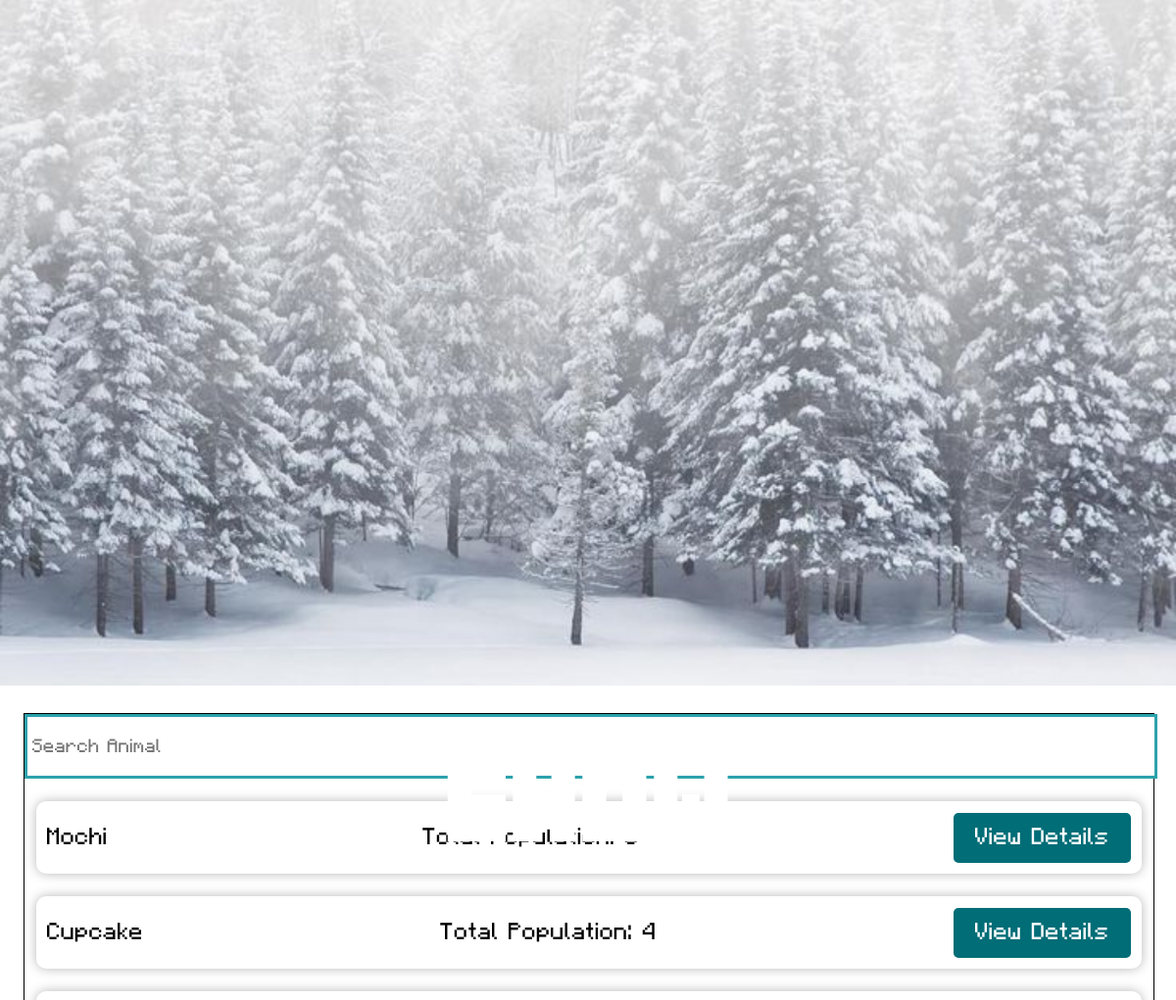
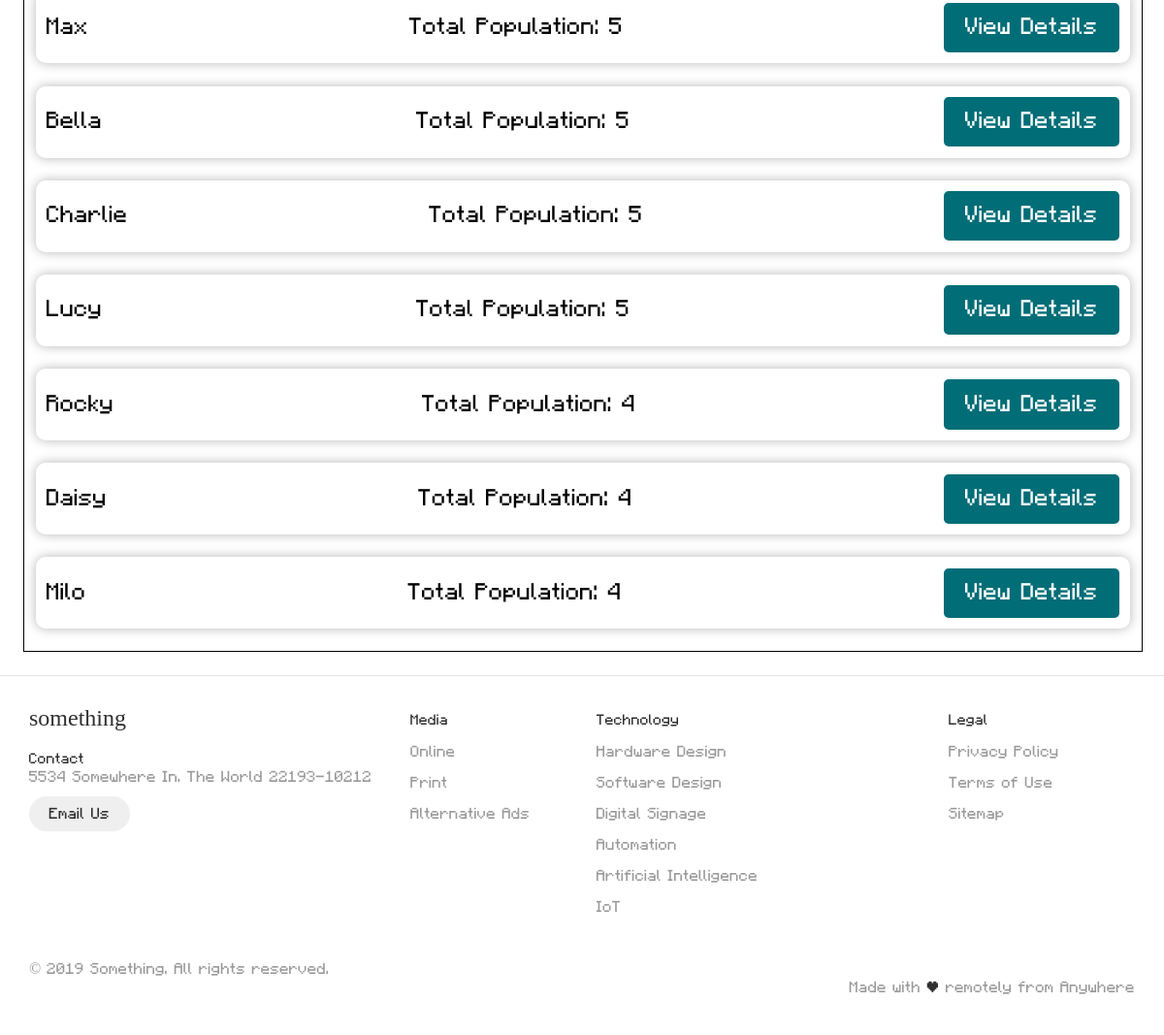
Screenshot of /habitat/Snow/ with the database file from the repository (2 pictures, top to bottom).
### coreApp/models.py (models this page shows)
class Habitat(models.Model):
    habitat_type = models.CharField(max_length=50, unique=True)
    habitat_description = models.TextField(null=True, blank=True)
    habitat_image = models.ImageField(upload_to='img/habitat_img/', blank=True, null=True)
    def __str__(self):
        return self.habitat_type

class IndividualAnimal(models.Model):
    animal_type = models.ForeignKey(Animal, on_delete=models.CASCADE)
    habitat = models.ForeignKey(Habitat, on_delete=models.CASCADE, related_name='animals', blank=True, null=True)
    nickname = models.CharField(max_length=100)
    age = models.IntegerField()
    sex = models.CharField(max_length=10)
    health = models.CharField(max_length=50)
    def __str__(self):
        return f"{self.nickname} ({self.animal_type.animal_type})"

class Animal(models.Model):
    animal_type = models.CharField(max_length=100, unique=True)
    population = models.IntegerField()
    habitat = models.ForeignKey(Habitat, on_delete=models.CASCADE, null=True)
    def __str__(self):
        return self.animal_type

### coreApp/views.py (the view)
# urls.py: path('habitat/<str:habitat_type>/', views.habitat_section, name='habitat_detail'),
def habitat_section(request, habitat_type):
    selected_habitat = get_object_or_404(Habitat, habitat_type=habitat_type)
    related_animals = selected_habitat.animals.all()
    unique_animal_types = set(animal.animal_type for animal in related_animals)
    context = {
        'selected_habitat': selected_habitat,
        'related_animals': related_animals,
        'unique_animal_types': unique_animal_types,
    }
    print(context)
    for animals in related_animals:
        print(animals.id)
    return render(request, 'core/habitat_details.html', context)

### public/templates/core/habitat_details.html (shortened to what this page needs)
{% load static %}
<!DOCTYPE html>
<html lang="en">
<head>
    <link rel="stylesheet" href="{% static 'css/core/habitat_details.css' %}">
</head>
<body>
    <div class="main-continaer">
        <div class="top-section">
            <img src="{% static selected_habitat.habitat_image.url %}" width="100%" height="700vh" alt="">
            <div class="head1">{{ selected_habitat.habitat_type }}</div>
        </div>
        <div class="animals">
            <div class="sub-container">
                <div class="search">
                    <input type="text" class="searchTerm" placeholder="Search Animal" oninput="searchApplicants()">
                </div>
              {% for animal in related_animals %}
                  <div class="animalTable">
                      <div class="name">{{ animal.nickname }}</div>
                      <div class="total">Total Population: {{ animal.animal_type.population }}</div>
                      <button id="animalButton_{{ animal.id }}" onclick="show('popup_{{ animal.id }}')">View Details</button>
                  </div>
              {% endfor %}
            </div>
        </div>
        <footer class="footer">
            <div class="footer__addr">
              <h1 class="footer__logo">Something</h1>
              <h2>Contact</h2>
              <address>
                5534 Somewhere In. The World 22193-10212<br>
                <a class="footer__btn" href="mailto:example@gmail.com">Email Us</a>
              </address>
            </div>
            <ul class="footer__nav">
              <li class="nav__item">
                <h2 class="nav__title">Media</h2>
                <ul class="nav__ul">
                  <li>
                    <a href="#">Online</a>
                  </li>
                  <li>
                    <a href="#">Print</a>
                  </li>
                  <li>
                    <a href="#">Alternative Ads</a>
                  </li>
                </ul>
              </li>
              <li class="nav__item nav__item--extra">
                <h2 class="nav__title">Technology</h2>
                <ul class="nav__ul nav__ul--extra">
                  <li>
                    <a href="#">Hardware Design</a>
                  </li>
                  <li>
                    <a href="#">Software Design</a>
                  </li>
                  <li>
                    <a href="#">Digital Signage</a>
                  </li>
                  <li>
                    <a href="#">Automation</a>
                  </li>
                  <li>
                    <a href="#">Artificial Intelligence</a>
                  </li>
                  <li>
                    <a href="#">IoT</a>
                  </li>
                </ul>
              </li>
              <li class="nav__item">
                <h2 class="nav__title">Legal</h2>
                <ul class="nav__ul">
                  <li>
                    <a href="#">Privacy Policy</a>
                  </li>
                  <li>
                    <a href="#">Terms of Use</a>
                  </li>
                  <li>
                    <a href="#">Sitemap</a>
                  </li>
                </ul>
              </li>
            </ul>
            <div class="legal">
              <p>&copy; 2019 Something. All rights reserved.</p>
              <div class="legal__links">
                <span>Made with <span class="heart">♥</span> remotely from Anywhere</span>
              </div>
            </div>
          </footer>
    </div>
</body>
</html>

### public/static/css/core/habitat_details.css (style rules this page uses)
* { margin: 0; padding: 0; }
.head1 { font-family: minecraft-head; position: absolute; color: white; font-size: 6rem; top: 40%; left: 50%; transform: translate(-50%, -50%); }
.animals { margin: 2%; }
.searchTerm { width: 99%; font-family: minecraft-regular; border: 3px solid #08929ed9; padding: 5px; height: 50px; outline: none; font-size: 120%; }
.sub-container { width: 100%; border: 1px solid black; }
.animalTable { display: flex; align-items: center; width: 96%; font-family: minecraft-regular; font-size: 1.5rem; justify-content: space-between; margin-left: 1%; margin-block: 2%; padding-block: 1%; padding-inline: 1%; box-shadow: 0 0 .7rem rgba(0, 0, 0, 0.289); border-radius: 10px; }
.name { font-size: 1.5rem; }
button { color:white; background-color: #006D77; border: none; font-family: minecraft-regular; font-size: 1.5rem; padding: 1% 2%; border-radius: 5px; }
.footer { display: flex; font-family:minecraft-regular ; flex-flow: row wrap; padding: 30px 30px 20px 30px; color: #2f2f2f; height: 40vh; background-color: #fff; border-top: 1px solid #e5e5e5; }
.footer > * { flex: 1 100%; }
.footer__addr { margin-right: 1.25em; margin-bottom: 2em; }
.footer__logo { font-family: 'Pacifico', cursive; font-weight: 400; text-transform: lowercase; font-size: 1.5rem; }
.footer__addr h2 { margin-top: 1.3em; font-size: 15px; font-weight: 400; }
.nav__title { font-weight: 400; font-size: 15px; }
.footer address { font-style: normal; color: #999; }
.footer__btn { display: flex; align-items: center; justify-content: center; height: 36px; max-width: max-content; background-color: rgb(33, 33, 33, 0.07); border-radius: 100px; color: #2f2f2f; line-height: 0; margin: 0.6em 0; font-size: 1rem; padding: 0 1.3em; }
.footer ul { list-style: none; padding-left: 0; }
.footer li { line-height: 2em; }
.footer a { text-decoration: none; }
.footer__nav { display: flex; flex-flow: row wrap; }
.footer__nav > * { flex: 1 50%; margin-right: 1.25em; }
.nav__ul { display: flex; flex-direction: column; }
.nav__ul a { color: #999; }
.nav__ul--extra { column-count: 2; column-gap: 1.25em; }
.legal { display: flex; flex-wrap: wrap; color: #999; }
.legal__links { display: flex; align-items: center; }
.heart { color: #2f2f2f; }
@media screen and (min-width: 24.375em) { .legal .legal__links { margin-left: auto; } }
@media screen and (min-width: 40.375em) { .footer__nav > * { flex: 1; } }
@media screen and (min-width: 40.375em) { .nav__item--extra { flex-grow: 2; } }
@media screen and (min-width: 40.375em) { .footer__addr { flex: 1 0px; } }
@media screen and (min-width: 40.375em) { .footer__nav { flex: 2 0px; } }

### rows the page displays
Habitat: habitat_image (picture), habitat_type "Snow"
IndividualAnimal: nickname "Mochi", animal_type.population "5"
IndividualAnimal: nickname "Cupcake", animal_type.population "4"
IndividualAnimal: nickname "Max", animal_type.population "5"
IndividualAnimal: nickname "Bella", animal_type.population "5"
IndividualAnimal: nickname "Charlie", animal_type.population "5"
IndividualAnimal: nickname "Lucy", animal_type.population "5"
IndividualAnimal: nickname "Rocky", animal_type.population "4"
IndividualAnimal: nickname "Daisy", animal_type.population "4"
IndividualAnimal: nickname "Milo", animal_type.population "4"
